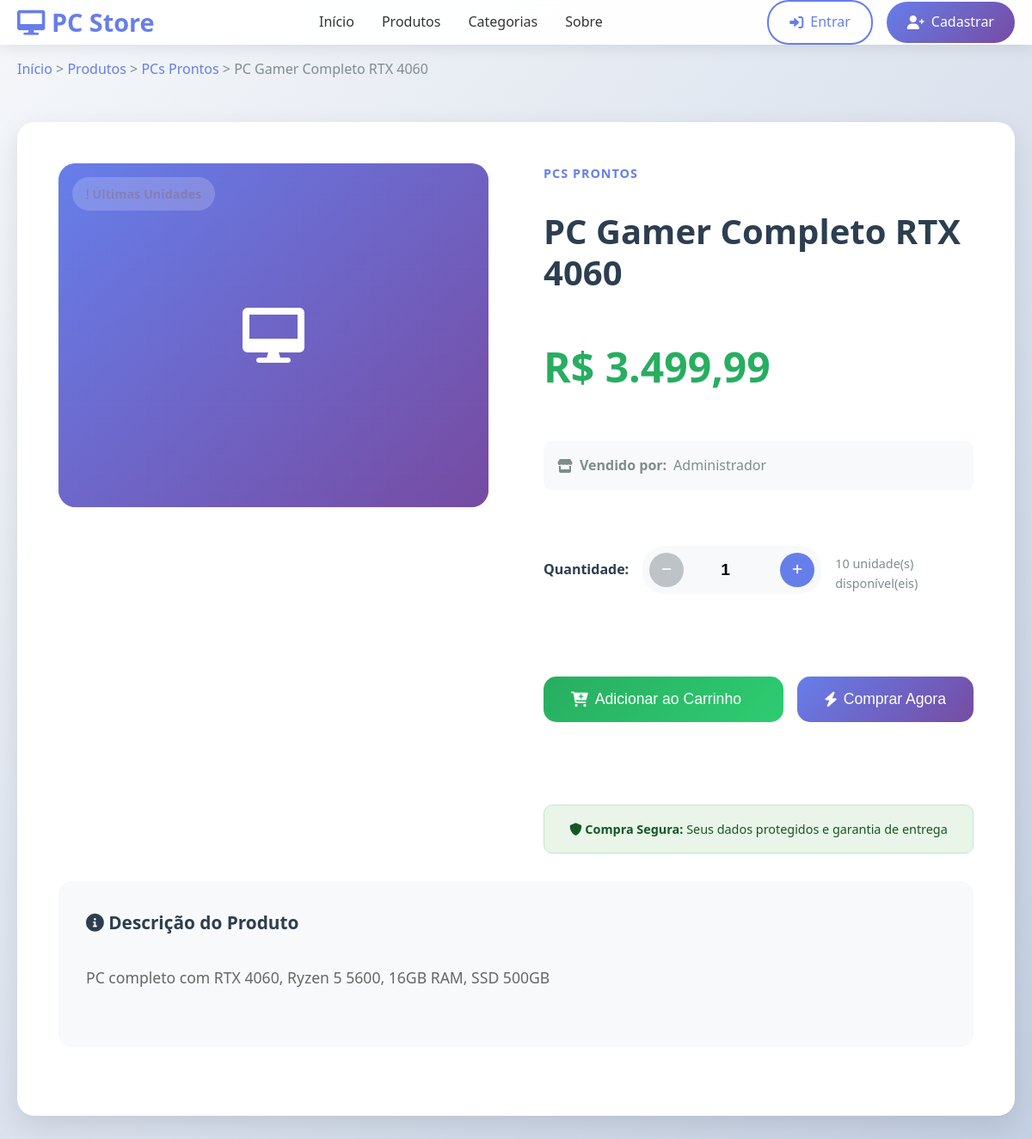
Screenshot of /product.php?id=1 with the database file from the repository.
### tables this page shows
CREATE TABLE products (
    id INT PRIMARY KEY AUTO_INCREMENT,
    name VARCHAR(200) NOT NULL,
    description TEXT,
    price DECIMAL(10, 2) NOT NULL,
    stock_quantity INT NOT NULL DEFAULT 0,
    category_id INT,
    image_url VARCHAR(500),
    seller_id INT,
    status ENUM('active', 'inactive') DEFAULT 'active',
    created_at TIMESTAMP DEFAULT CURRENT_TIMESTAMP,
    updated_at TIMESTAMP DEFAULT CURRENT_TIMESTAMP ON UPDATE CURRENT_TIMESTAMP,
    FOREIGN KEY (category_id) REFERENCES categories(id) ON DELETE SET NULL,
    FOREIGN KEY (seller_id) REFERENCES users(id) ON DELETE SET NULL
);

CREATE TABLE categories (
    id INT PRIMARY KEY AUTO_INCREMENT,
    name VARCHAR(100) NOT NULL,
    description TEXT,
    created_at TIMESTAMP DEFAULT CURRENT_TIMESTAMP
);

CREATE TABLE users (
    id INT PRIMARY KEY AUTO_INCREMENT,
    name VARCHAR(100) NOT NULL,
    email VARCHAR(100) UNIQUE NOT NULL,
    password VARCHAR(255) NOT NULL,
    user_type ENUM('admin', 'seller', 'user') NOT NULL DEFAULT 'user',
    created_at TIMESTAMP DEFAULT CURRENT_TIMESTAMP,
    updated_at TIMESTAMP DEFAULT CURRENT_TIMESTAMP ON UPDATE CURRENT_TIMESTAMP
);

### config/database.php (called while the page is built, shortened)
<?php
function isLoggedIn() {
    return isset($_SESSION['user_id']);
}
?>

### product.php (the view, shortened to what this page needs)
<?php
require_once 'config/database.php';
$product_id = (int)$_GET['id'];
$database = new Database();
$db = $database->getConnection();
$query = "SELECT p.*, c.name as category_name, u.name as seller_name
          FROM products p
          LEFT JOIN categories c ON p.category_id = c.id
          LEFT JOIN users u ON p.seller_id = u.id
          WHERE p.id = :product_id AND p.status = 'active'";
$stmt = $db->prepare($query);
$stmt->bindParam(':product_id', $product_id);
$stmt->execute();
$product = $stmt->fetch(PDO::FETCH_ASSOC);
?>
<!DOCTYPE html>
<html lang="pt-BR">
<head>
    <link href="https://cdnjs.cloudflare.com/ajax/libs/font-awesome/6.0.0/css/all.min.css" rel="stylesheet">
</head>
<body>
    <header>
        <nav class="container">
            <a href="index.php" class="logo">
                <i class="fas fa-desktop"></i> PC Store
            </a>
            <ul class="nav-links">
                <li><a href="index.php">Início</a></li>
                <li><a href="products.php">Produtos</a></li>
                <li><a href="categories.php">Categorias</a></li>
                <li><a href="about.php">Sobre</a></li>
            </ul>
            <div class="user-menu">
                <?php if (isLoggedIn()): ?>
                    <?php if (isAdmin()): ?>
                        <a href="admin/dashboard.php" class="btn btn-outline btn-small">
                            <i class="fas fa-cog"></i> Admin
                        </a>
                    <?php elseif (isSeller()): ?>
                        <a href="seller/dashboard.php" class="btn btn-outline btn-small">
                            <i class="fas fa-store"></i> Vendedor
                        </a>
                    <?php endif; ?>
                    <a href="cart.php" class="btn btn-outline btn-small cart-icon">
                        <i class="fas fa-shopping-cart"></i>
                        <span class="cart-count">0</span>
                    </a>
                    <span>Olá, <?= htmlspecialchars($_SESSION['user_name'] ?? 'Usuário') ?></span>
                    <a href="logout.php" class="btn btn-primary btn-small">
                        <i class="fas fa-sign-out-alt"></i> Sair
                    </a>
                <?php else: ?>
                    <a href="login.php" class="btn btn-outline">
                        <i class="fas fa-sign-in-alt"></i> Entrar
                    </a>
                    <a href="register.php" class="btn btn-primary">
                        <i class="fas fa-user-plus"></i> Cadastrar
                    </a>
                <?php endif; ?>
            </div>
        </nav>
    </header>
    <main class="container">
        <div class="breadcrumb">
            <a href="index.php">Início</a> >
            <a href="products.php">Produtos</a> >
            <?php if ($product['category_name']): ?>
                <a href="products.php?category=<?= $product['category_id'] ?>"><?= htmlspecialchars($product['category_name']) ?></a> >
            <?php endif; ?>
            <?= htmlspecialchars($product['name']) ?>
        </div>
        <div class="product-detail">
            <div class="product-layout">
                <div class="product-image-section">
                    <div class="product-main-image">
                        <div class="product-badges">
                            <?php if ($product['stock_quantity'] > 10): ?>
                                <div class="product-badge badge-stock">
                                    <i class="fas fa-check"></i> Em Estoque
                                </div>
                            <?php elseif ($product['stock_quantity'] > 0): ?>
                                <div class="product-badge badge-low-stock">
                                    <i class="fas fa-exclamation"></i> Últimas Unidades
                                </div>
                            <?php else: ?>
                                <div class="product-badge badge-out-stock">
                                    <i class="fas fa-times"></i> Esgotado
                                </div>
                            <?php endif; ?>
                        </div>
                        <?php if (!empty($product['image_url'])): ?>
                            <img src="<?= htmlspecialchars($product['image_url']) ?>"
                                 alt="<?= htmlspecialchars($product['name']) ?>"
                                 onerror="showPlaceholder(this)">
                        <?php else: ?>
                            <div class="placeholder-overlay"></div>
                            <i class="fas fa-desktop placeholder-icon"></i>
                        <?php endif; ?>
                    </div>
                </div>
                <div class="product-info">
                    <div class="product-category">
                        <?= htmlspecialchars($product['category_name'] ?? 'Produto') ?>
                    </div>
                    <h1 class="product-title"><?= htmlspecialchars($product['name']) ?></h1>
                    <div class="product-price">
                        R$ <?= number_format($product['price'], 2, ',', '.') ?>
                    </div>
                    <div class="product-seller">
                        <i class="fas fa-store"></i>
                        <strong>Vendido por:</strong> <?= htmlspecialchars($product['seller_name'] ?? 'PC Store') ?>
                    </div>
                    <?php if ($product['stock_quantity'] > 0): ?>
                        <div class="quantity-selector">
                            <span class="quantity-label">Quantidade:</span>
                            <div class="quantity-controls">
                                <button type="button" class="quantity-btn" onclick="decreaseQuantity()">
                                    <i class="fas fa-minus"></i>
                                </button>
                                <input type="number" id="quantity" class="quantity-input" value="1" min="1" max="<?= $product['stock_quantity'] ?>">
                                <button type="button" class="quantity-btn" onclick="increaseQuantity()">
                                    <i class="fas fa-plus"></i>
                                </button>
                            </div>
                            <div class="stock-info">
                                <?= $product['stock_quantity'] ?> unidade(s) disponível(eis)
                            </div>
                        </div>
                        <div class="action-buttons">
                            <button class="btn btn-success btn-large" onclick="addToCart(<?= $product['id'] ?>)" style="flex: 1;">
                                <i class="fas fa-cart-plus"></i>
                                Adicionar ao Carrinho
                            </button>
                            <button class="btn btn-primary btn-large" onclick="buyNow(<?= $product['id'] ?>)">
                                <i class="fas fa-bolt"></i>
                                Comprar Agora
                            </button>
                        </div>
                    <?php endif; ?>
                    <div class="security-info">
                        <i class="fas fa-shield-alt"></i>
                        <strong>Compra Segura:</strong> Seus dados protegidos e garantia de entrega
                    </div>
                </div>
            </div>
            <div class="product-specs">
                <h2 class="specs-title">
                    <i class="fas fa-info-circle"></i>
                    Descrição do Produto
                </h2>
                <div class="product-description">
                    <?= nl2br(htmlspecialchars($product['description'])) ?>
                </div>
            </div>
        </div>
    </main>
</body>
</html>

### rows the page displays
products: category.name "PCs Prontos", name "PC Gamer Completo RTX 4060", category.name "PCS PRONTOS", price "3.499,99", seller.name "Administrador", stock_quantity "10", description "PC completo com RTX 4060, Ryzen 5 5600, 16GB RAM, SSD 500GB"
